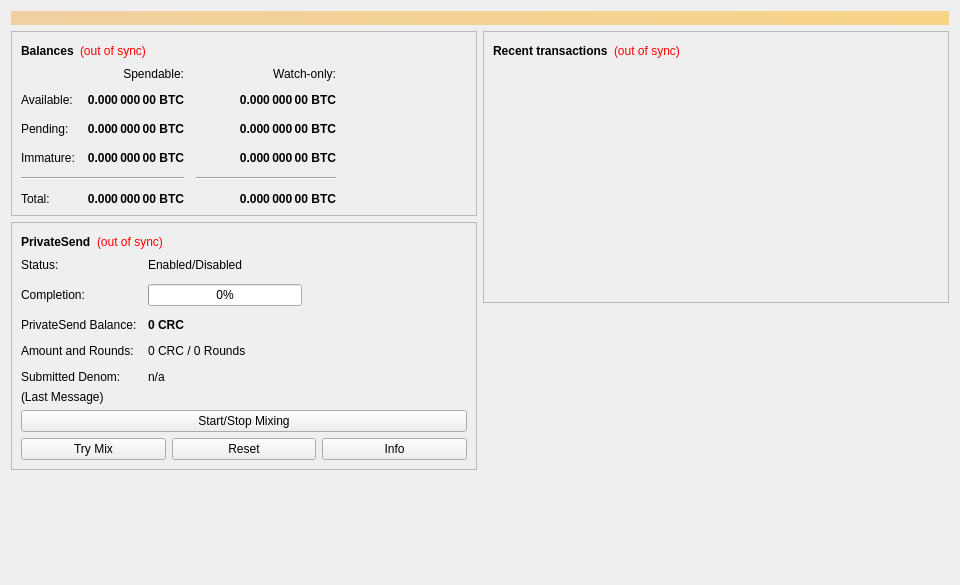
<?xml version="1.0" encoding="UTF-8"?>
<ui version="4.0">
 <class>OverviewPage</class>
 <widget class="QWidget" name="OverviewPage">
  <property name="geometry">
   <rect>
    <x>0</x>
    <y>0</y>
    <width>960</width>
    <height>585</height>
   </rect>
  </property>
  <property name="minimumSize">
   <size>
    <width>960</width>
    <height>0</height>
   </size>
  </property>
  <property name="windowTitle">
   <string>Form</string>
  </property>
  <layout class="QVBoxLayout" name="topLayout">
   <item>
    <widget class="QLabel" name="labelAlerts">
     <property name="visible">
      <bool>false</bool>
     </property>
     <property name="styleSheet">
      <string notr="true">background-color: qlineargradient(x1: 0, y1: 0, x2: 1, y2: 0, stop:0 #F0D0A0, stop:1 #F8D488); color:#000000;</string>
     </property>
     <property name="wordWrap">
      <bool>true</bool>
     </property>
     <property name="margin">
      <number>3</number>
     </property>
    </widget>
   </item>
   <item>
    <layout class="QHBoxLayout" name="horizontalLayout" stretch="1,1">
     <item>
      <layout class="QVBoxLayout" name="verticalLayout_2">
       <item>
        <widget class="QFrame" name="frame">
         <property name="frameShape">
          <enum>QFrame::StyledPanel</enum>
         </property>
         <property name="frameShadow">
          <enum>QFrame::Raised</enum>
         </property>
         <layout class="QVBoxLayout" name="verticalLayout_4">
          <item>
           <layout class="QHBoxLayout" name="horizontalLayout_4">
            <item>
             <widget class="QLabel" name="label_5">
              <property name="font">
               <font>
                <weight>75</weight>
                <bold>true</bold>
               </font>
              </property>
              <property name="text">
               <string>Balances</string>
              </property>
             </widget>
            </item>
            <item>
             <widget class="QLabel" name="labelWalletStatus">
              <property name="toolTip">
               <string>The displayed information may be out of date. Your wallet automatically synchronizes with the Expcoin network after a connection is established, but this process has not completed yet.</string>
              </property>
              <property name="styleSheet">
               <string notr="true">QLabel { color: red; }</string>
              </property>
              <property name="text">
               <string notr="true">(out of sync)</string>
              </property>
              <property name="alignment">
               <set>Qt::AlignLeading|Qt::AlignLeft|Qt::AlignVCenter</set>
              </property>
             </widget>
            </item>
            <item>
             <spacer name="horizontalSpacer_3">
              <property name="orientation">
               <enum>Qt::Horizontal</enum>
              </property>
              <property name="sizeHint" stdset="0">
               <size>
                <width>40</width>
                <height>20</height>
               </size>
              </property>
             </spacer>
            </item>
           </layout>
          </item>
          <item>
           <layout class="QGridLayout" name="gridLayout">
            <property name="spacing">
             <number>12</number>
            </property>
            <item row="2" column="2">
             <widget class="QLabel" name="labelWatchPending">
              <property name="font">
               <font>
                <weight>75</weight>
                <bold>true</bold>
               </font>
              </property>
              <property name="cursor">
               <cursorShape>IBeamCursor</cursorShape>
              </property>
              <property name="toolTip">
               <string>Unconfirmed transactions to watch-only addresses</string>
              </property>
              <property name="text">
               <string notr="true">0.000 000 00 BTC</string>
              </property>
              <property name="alignment">
               <set>Qt::AlignRight|Qt::AlignTrailing|Qt::AlignVCenter</set>
              </property>
              <property name="textInteractionFlags">
               <set>Qt::LinksAccessibleByMouse|Qt::TextSelectableByKeyboard|Qt::TextSelectableByMouse</set>
              </property>
             </widget>
            </item>
            <item row="2" column="1">
             <widget class="QLabel" name="labelUnconfirmed">
              <property name="font">
               <font>
                <weight>75</weight>
                <bold>true</bold>
               </font>
              </property>
              <property name="cursor">
               <cursorShape>IBeamCursor</cursorShape>
              </property>
              <property name="toolTip">
               <string>Total of transactions that have yet to be confirmed, and do not yet count toward the spendable balance</string>
              </property>
              <property name="text">
               <string notr="true">0.000 000 00 BTC</string>
              </property>
              <property name="alignment">
               <set>Qt::AlignRight|Qt::AlignTrailing|Qt::AlignVCenter</set>
              </property>
              <property name="textInteractionFlags">
               <set>Qt::LinksAccessibleByMouse|Qt::TextSelectableByKeyboard|Qt::TextSelectableByMouse</set>
              </property>
             </widget>
            </item>
            <item row="3" column="2">
             <widget class="QLabel" name="labelWatchImmature">
              <property name="font">
               <font>
                <weight>75</weight>
                <bold>true</bold>
               </font>
              </property>
              <property name="cursor">
               <cursorShape>IBeamCursor</cursorShape>
              </property>
              <property name="toolTip">
               <string>Mined balance in watch-only addresses that has not yet matured</string>
              </property>
              <property name="text">
               <string notr="true">0.000 000 00 BTC</string>
              </property>
              <property name="alignment">
               <set>Qt::AlignRight|Qt::AlignTrailing|Qt::AlignVCenter</set>
              </property>
              <property name="textInteractionFlags">
               <set>Qt::LinksAccessibleByMouse|Qt::TextSelectableByKeyboard|Qt::TextSelectableByMouse</set>
              </property>
             </widget>
            </item>
            <item row="4" column="0" colspan="2">
             <widget class="Line" name="lineSpendableBalance">
              <property name="orientation">
               <enum>Qt::Horizontal</enum>
              </property>
             </widget>
            </item>
            <item row="4" column="2">
             <widget class="Line" name="lineWatchBalance">
              <property name="sizePolicy">
               <sizepolicy hsizetype="Preferred" vsizetype="Fixed">
                <horstretch>0</horstretch>
                <verstretch>0</verstretch>
               </sizepolicy>
              </property>
              <property name="minimumSize">
               <size>
                <width>140</width>
                <height>0</height>
               </size>
              </property>
              <property name="orientation">
               <enum>Qt::Horizontal</enum>
              </property>
             </widget>
            </item>
            <item row="5" column="0">
             <widget class="QLabel" name="labelTotalText">
              <property name="text">
               <string>Total:</string>
              </property>
             </widget>
            </item>
            <item row="3" column="1">
             <widget class="QLabel" name="labelImmature">
              <property name="font">
               <font>
                <weight>75</weight>
                <bold>true</bold>
               </font>
              </property>
              <property name="cursor">
               <cursorShape>IBeamCursor</cursorShape>
              </property>
              <property name="toolTip">
               <string>Mined balance that has not yet matured</string>
              </property>
              <property name="text">
               <string notr="true">0.000 000 00 BTC</string>
              </property>
              <property name="alignment">
               <set>Qt::AlignRight|Qt::AlignTrailing|Qt::AlignVCenter</set>
              </property>
              <property name="textInteractionFlags">
               <set>Qt::LinksAccessibleByMouse|Qt::TextSelectableByKeyboard|Qt::TextSelectableByMouse</set>
              </property>
             </widget>
            </item>
            <item row="2" column="3">
             <spacer name="horizontalSpacer_2">
              <property name="orientation">
               <enum>Qt::Horizontal</enum>
              </property>
              <property name="sizeHint" stdset="0">
               <size>
                <width>40</width>
                <height>20</height>
               </size>
              </property>
             </spacer>
            </item>
            <item row="3" column="0">
             <widget class="QLabel" name="labelImmatureText">
              <property name="text">
               <string>Immature:</string>
              </property>
             </widget>
            </item>
            <item row="5" column="1">
             <widget class="QLabel" name="labelTotal">
              <property name="font">
               <font>
                <weight>75</weight>
                <bold>true</bold>
               </font>
              </property>
              <property name="cursor">
               <cursorShape>IBeamCursor</cursorShape>
              </property>
              <property name="toolTip">
               <string>Your current total balance</string>
              </property>
              <property name="text">
               <string notr="true">0.000 000 00 BTC</string>
              </property>
              <property name="alignment">
               <set>Qt::AlignRight|Qt::AlignTrailing|Qt::AlignVCenter</set>
              </property>
              <property name="textInteractionFlags">
               <set>Qt::LinksAccessibleByMouse|Qt::TextSelectableByKeyboard|Qt::TextSelectableByMouse</set>
              </property>
             </widget>
            </item>
            <item row="5" column="2">
             <widget class="QLabel" name="labelWatchTotal">
              <property name="font">
               <font>
                <weight>75</weight>
                <bold>true</bold>
               </font>
              </property>
              <property name="cursor">
               <cursorShape>IBeamCursor</cursorShape>
              </property>
              <property name="toolTip">
               <string>Current total balance in watch-only addresses</string>
              </property>
              <property name="text">
               <string notr="true">0.000 000 00 BTC</string>
              </property>
              <property name="alignment">
               <set>Qt::AlignRight|Qt::AlignTrailing|Qt::AlignVCenter</set>
              </property>
              <property name="textInteractionFlags">
               <set>Qt::LinksAccessibleByMouse|Qt::TextSelectableByKeyboard|Qt::TextSelectableByMouse</set>
              </property>
             </widget>
            </item>
            <item row="0" column="2">
             <widget class="QLabel" name="labelWatchonly">
              <property name="text">
               <string>Watch-only:</string>
              </property>
              <property name="alignment">
               <set>Qt::AlignRight|Qt::AlignTrailing|Qt::AlignVCenter</set>
              </property>
             </widget>
            </item>
            <item row="1" column="0">
             <widget class="QLabel" name="labelBalanceText">
              <property name="text">
               <string>Available:</string>
              </property>
             </widget>
            </item>
            <item row="1" column="1">
             <widget class="QLabel" name="labelBalance">
              <property name="font">
               <font>
                <weight>75</weight>
                <bold>true</bold>
               </font>
              </property>
              <property name="cursor">
               <cursorShape>IBeamCursor</cursorShape>
              </property>
              <property name="toolTip">
               <string>Your current spendable balance</string>
              </property>
              <property name="text">
               <string notr="true">0.000 000 00 BTC</string>
              </property>
              <property name="alignment">
               <set>Qt::AlignRight|Qt::AlignTrailing|Qt::AlignVCenter</set>
              </property>
              <property name="textInteractionFlags">
               <set>Qt::LinksAccessibleByMouse|Qt::TextSelectableByKeyboard|Qt::TextSelectableByMouse</set>
              </property>
             </widget>
            </item>
            <item row="1" column="2">
             <widget class="QLabel" name="labelWatchAvailable">
              <property name="font">
               <font>
                <weight>75</weight>
                <bold>true</bold>
               </font>
              </property>
              <property name="cursor">
               <cursorShape>IBeamCursor</cursorShape>
              </property>
              <property name="toolTip">
               <string>Your current balance in watch-only addresses</string>
              </property>
              <property name="text">
               <string notr="true">0.000 000 00 BTC</string>
              </property>
              <property name="alignment">
               <set>Qt::AlignRight|Qt::AlignTrailing|Qt::AlignVCenter</set>
              </property>
              <property name="textInteractionFlags">
               <set>Qt::LinksAccessibleByMouse|Qt::TextSelectableByKeyboard|Qt::TextSelectableByMouse</set>
              </property>
             </widget>
            </item>
            <item row="2" column="0">
             <widget class="QLabel" name="labelPendingText">
              <property name="text">
               <string>Pending:</string>
              </property>
             </widget>
            </item>
            <item row="0" column="1">
             <widget class="QLabel" name="labelSpendable">
              <property name="text">
               <string>Spendable:</string>
              </property>
              <property name="alignment">
               <set>Qt::AlignRight|Qt::AlignTrailing|Qt::AlignVCenter</set>
              </property>
             </widget>
            </item>
           </layout>
          </item>
         </layout>
        </widget>
       </item>
       <item>
        <widget class="QFrame" name="framePrivateSend">
         <property name="layoutDirection">
          <enum>Qt::LeftToRight</enum>
         </property>
         <property name="frameShape">
          <enum>QFrame::StyledPanel</enum>
         </property>
         <property name="frameShadow">
          <enum>QFrame::Raised</enum>
         </property>
         <layout class="QVBoxLayout" name="VerticalLayout_PS1">
          <item>
           <layout class="QHBoxLayout" name="horizontalLayout_5">
            <item>
             <widget class="QLabel" name="labelPrivateSendHeader">
              <property name="font">
               <font>
                <weight>75</weight>
                <bold>true</bold>
               </font>
              </property>
              <property name="text">
               <string>PrivateSend</string>
              </property>
             </widget>
            </item>
            <item>
             <widget class="QLabel" name="labelPrivateSendSyncStatus">
              <property name="toolTip">
               <string>The displayed information may be out of date. Your wallet automatically synchronizes with the Expcoin network after a connection is established, but this process has not completed yet.</string>
              </property>
              <property name="styleSheet">
               <string notr="true">QLabel { color: red; }</string>
              </property>
              <property name="text">
               <string notr="true">(out of sync)</string>
              </property>
              <property name="alignment">
               <set>Qt::AlignLeading|Qt::AlignLeft|Qt::AlignVCenter</set>
              </property>
             </widget>
            </item>
            <item>
             <spacer name="horizontalSpacer_4">
              <property name="orientation">
               <enum>Qt::Horizontal</enum>
              </property>
              <property name="sizeHint" stdset="0">
               <size>
                <width>40</width>
                <height>20</height>
               </size>
              </property>
             </spacer>
            </item>
           </layout>
          </item>
          <item>
           <layout class="QFormLayout" name="privateSendFormLayout">
            <property name="fieldGrowthPolicy">
             <enum>QFormLayout::AllNonFixedFieldsGrow</enum>
            </property>
            <property name="horizontalSpacing">
             <number>11</number>
            </property>
            <property name="verticalSpacing">
             <number>12</number>
            </property>
            <item row="0" column="0">
             <widget class="QLabel" name="labelPrivateSendEnabledText">
              <property name="text">
               <string>Status:</string>
              </property>
             </widget>
            </item>
            <item row="0" column="1">
             <widget class="QLabel" name="labelPrivateSendEnabled">
              <property name="text">
               <string>Enabled/Disabled</string>
              </property>
             </widget>
            </item>
            <item row="1" column="0">
             <widget class="QLabel" name="labelCompletitionText">
              <property name="text">
               <string>Completion:</string>
              </property>
             </widget>
            </item>
            <item row="1" column="1">
             <widget class="QProgressBar" name="privateSendProgress">
              <property name="maximumSize">
               <size>
                <width>154</width>
                <height>16777215</height>
               </size>
              </property>
              <property name="value">
               <number>0</number>
              </property>
             </widget>
            </item>
            <item row="2" column="0">
             <widget class="QLabel" name="labelAnonymizedText">
              <property name="text">
               <string>PrivateSend Balance:</string>
              </property>
             </widget>
            </item>
            <item row="2" column="1">
             <widget class="QLabel" name="labelAnonymized">
              <property name="font">
               <font>
                <weight>75</weight>
                <bold>true</bold>
               </font>
              </property>
              <property name="text">
               <string notr="true">0 CRC</string>
              </property>
             </widget>
            </item>
            <item row="3" column="0">
             <widget class="QLabel" name="labelAmountAndRoundsText">
              <property name="text">
               <string>Amount and Rounds:</string>
              </property>
             </widget>
            </item>
            <item row="3" column="1">
             <widget class="QLabel" name="labelAmountRounds">
              <property name="text">
               <string>0 CRC / 0 Rounds</string>
              </property>
             </widget>
            </item>
            <item row="4" column="0">
             <widget class="QLabel" name="labelSubmittedDenomText">
              <property name="text">
               <string>Submitted Denom:</string>
              </property>
             </widget>
            </item>
            <item row="4" column="1">
             <widget class="QLabel" name="labelSubmittedDenom">
              <property name="toolTip">
               <string>The denominations you submitted to the Masternode.&lt;br&gt;To mix, other users must submit the exact same denominations.</string>
              </property>
              <property name="text">
               <string>n/a</string>
              </property>
             </widget>
            </item>
           </layout>
          </item>
          <item>
           <layout class="QVBoxLayout" name="VerticalLayout_PS">
            <item>
             <widget class="QLabel" name="labelPrivateSendLastMessage">
              <property name="text">
               <string>(Last Message)</string>
              </property>
              <property name="alignment">
               <set>Qt::AlignLeading|Qt::AlignLeft|Qt::AlignTop</set>
              </property>
              <property name="wordWrap">
               <bool>true</bool>
              </property>
             </widget>
            </item>
            <item>
             <widget class="QPushButton" name="togglePrivateSend">
              <property name="sizePolicy">
               <sizepolicy hsizetype="MinimumExpanding" vsizetype="Fixed">
                <horstretch>0</horstretch>
                <verstretch>0</verstretch>
               </sizepolicy>
              </property>
              <property name="text">
               <string>Start/Stop Mixing</string>
              </property>
             </widget>
            </item>
            <item>
             <layout class="QHBoxLayout" name="horizontalLayout_debugbuttons">
              <item>
               <widget class="QPushButton" name="privateSendAuto">
                <property name="sizePolicy">
                 <sizepolicy hsizetype="MinimumExpanding" vsizetype="Fixed">
                  <horstretch>0</horstretch>
                  <verstretch>0</verstretch>
                 </sizepolicy>
                </property>
                <property name="toolTip">
                 <string>Try to manually submit a PrivateSend request.</string>
                </property>
                <property name="text">
                 <string>Try Mix</string>
                </property>
               </widget>
              </item>
              <item>
               <widget class="QPushButton" name="privateSendReset">
                <property name="sizePolicy">
                 <sizepolicy hsizetype="MinimumExpanding" vsizetype="Fixed">
                  <horstretch>0</horstretch>
                  <verstretch>0</verstretch>
                 </sizepolicy>
                </property>
                <property name="toolTip">
                 <string>Reset the current status of PrivateSend (can interrupt PrivateSend if it's in the process of Mixing, which can cost you money!)</string>
                </property>
                <property name="autoFillBackground">
                 <bool>false</bool>
                </property>
                <property name="text">
                 <string>Reset</string>
                </property>
               </widget>
              </item>
              <item>
               <widget class="QPushButton" name="privateSendInfo">
                <property name="sizePolicy">
                 <sizepolicy hsizetype="MinimumExpanding" vsizetype="Fixed">
                  <horstretch>0</horstretch>
                  <verstretch>0</verstretch>
                 </sizepolicy>
                </property>
                <property name="toolTip">
                 <string>Information about PrivateSend and Mixing</string>
                </property>
                <property name="text">
                 <string>Info</string>
                </property>
               </widget>
              </item>
             </layout>
            </item>
           </layout>
          </item>
         </layout>
        </widget>
       </item>
       <item>
        <spacer name="verticalSpacer">
         <property name="orientation">
          <enum>Qt::Vertical</enum>
         </property>
         <property name="sizeHint" stdset="0">
          <size>
           <width>20</width>
           <height>40</height>
          </size>
         </property>
        </spacer>
       </item>
      </layout>
     </item>
     <item>
      <layout class="QVBoxLayout" name="verticalLayout_3">
       <item>
        <widget class="QFrame" name="frame_2">
         <property name="frameShape">
          <enum>QFrame::StyledPanel</enum>
         </property>
         <property name="frameShadow">
          <enum>QFrame::Raised</enum>
         </property>
         <layout class="QVBoxLayout" name="verticalLayout">
          <item>
           <layout class="QHBoxLayout" name="horizontalLayout_2">
            <item>
             <widget class="QLabel" name="label_4">
              <property name="font">
               <font>
                <weight>75</weight>
                <bold>true</bold>
               </font>
              </property>
              <property name="text">
               <string>Recent transactions</string>
              </property>
             </widget>
            </item>
            <item>
             <widget class="QLabel" name="labelTransactionsStatus">
              <property name="toolTip">
               <string>The displayed information may be out of date. Your wallet automatically synchronizes with the Expcoin network after a connection is established, but this process has not completed yet.</string>
              </property>
              <property name="styleSheet">
               <string notr="true">QLabel { color: red; }</string>
              </property>
              <property name="text">
               <string notr="true">(out of sync)</string>
              </property>
              <property name="alignment">
               <set>Qt::AlignLeading|Qt::AlignLeft|Qt::AlignVCenter</set>
              </property>
             </widget>
            </item>
            <item>
             <spacer name="horizontalSpacer">
              <property name="orientation">
               <enum>Qt::Horizontal</enum>
              </property>
              <property name="sizeHint" stdset="0">
               <size>
                <width>40</width>
                <height>20</height>
               </size>
              </property>
             </spacer>
            </item>
           </layout>
          </item>
          <item>
           <widget class="QListView" name="listTransactions">
            <property name="styleSheet">
             <string notr="true">QListView { background: transparent; }</string>
            </property>
            <property name="frameShape">
             <enum>QFrame::NoFrame</enum>
            </property>
            <property name="verticalScrollBarPolicy">
             <enum>Qt::ScrollBarAlwaysOff</enum>
            </property>
            <property name="horizontalScrollBarPolicy">
             <enum>Qt::ScrollBarAlwaysOff</enum>
            </property>
            <property name="selectionMode">
             <enum>QAbstractItemView::NoSelection</enum>
            </property>
           </widget>
          </item>
         </layout>
        </widget>
       </item>
       <item>
        <spacer name="verticalSpacer_2">
         <property name="orientation">
          <enum>Qt::Vertical</enum>
         </property>
         <property name="sizeHint" stdset="0">
          <size>
           <width>20</width>
           <height>40</height>
          </size>
         </property>
        </spacer>
       </item>
      </layout>
     </item>
    </layout>
   </item>
  </layout>
 </widget>
 <resources/>
 <connections/>
</ui>
